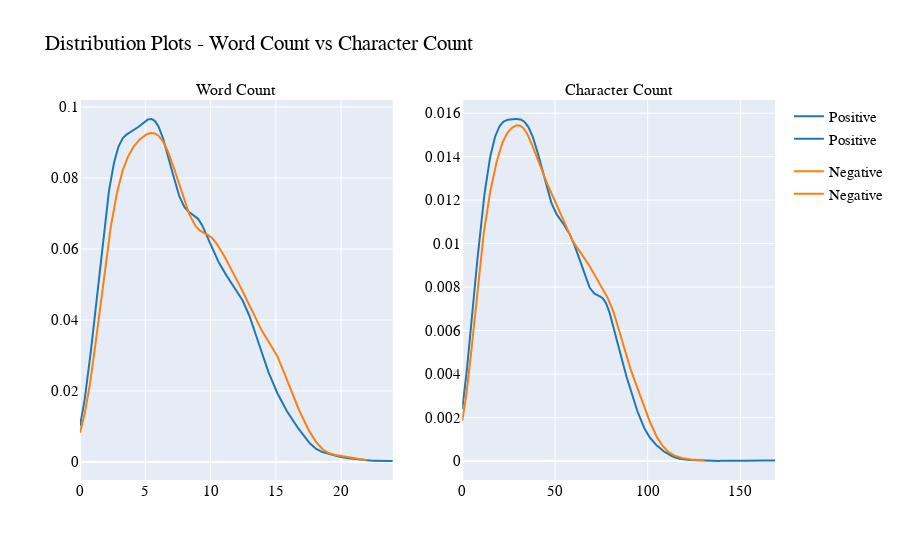

Notebook source saved alongside this figure:
### Code cell
# Create distribution plots for word count and character count for positive and negative tweets
fig_words = ff.create_distplot(
    [df[df['Sentiment'] == 1]['Word_Count'], df[df['Sentiment'] == 0]['Word_Count']],
    ['Positive', 'Negative'],
    bin_size=25,
    show_hist=False,
    show_rug=False
)

fig_chars = ff.create_distplot(
    [df[df['Sentiment'] == 1]['Character_Count'], df[df['Sentiment'] == 0]['Character_Count']],
    ['Positive', 'Negative'],
    bin_size=25,
    show_hist=False,
    show_rug=False
)

# Set titles and labels for the distribution plots
fig_chars.update_layout(title="Distribution Plot on Character Count", xaxis_title="Number of Characters", yaxis_title="Frequency")
fig_words.update_layout(title="Distribution Plot on Word Count", xaxis_title="Number of Words", yaxis_title="Frequency")

# Combine the plots in a 2-column layout
fig = make_subplots(rows=1, cols=2, subplot_titles=["Word Count", "Character Count"])
fig.add_trace(fig_words['data'][0], row=1, col=1)
fig.add_trace(fig_words['data'][1], row=1, col=1)
fig.add_trace(fig_chars['data'][0], row=1, col=2)
fig.add_trace(fig_chars['data'][1], row=1, col=2)

# Update overall layout and show the plot
fig.update_layout(title_text="Distribution Plots - Word Count vs Character Count", showlegend=True, font=dict(family="Arial", size=15, color="black"))
fig.show()

### Figure 1 — Plotly figure (JSON) as saved in the notebook; plotly's stock layout.template omitted (floating-point values rounded to 4 significant figures; data arrays with more than 128 entries replaced by an {"elided": "..."} marker saying what was removed)
{"data": [{"legendgroup": "Positive", "marker": {"color": "rgb(31, 119, 180)"}, "mode": "lines", "name": "Positive", "showlegend": true, "type": "scatter", "x": {"elided": "500 float values"}, "xaxis": "x", "y": {"elided": "500 float values"}, "yaxis": "y"}, {"legendgroup": "Negative", "marker": {"color": "rgb(255, 127, 14)"}, "mode": "lines", "name": "Negative", "showlegend": true, "type": "scatter", "x": {"elided": "500 float values"}, "xaxis": "x", "y": {"elided": "500 float values"}, "yaxis": "y"}, {"legendgroup": "Positive", "marker": {"color": "rgb(31, 119, 180)"}, "mode": "lines", "name": "Positive", "showlegend": true, "type": "scatter", "x": {"elided": "500 float values"}, "xaxis": "x2", "y": {"elided": "500 float values"}, "yaxis": "y2"}, {"legendgroup": "Negative", "marker": {"color": "rgb(255, 127, 14)"}, "mode": "lines", "name": "Negative", "showlegend": true, "type": "scatter", "x": {"elided": "500 float values"}, "xaxis": "x2", "y": {"elided": "500 float values"}, "yaxis": "y2"}], "layout": {"annotations": [{"font": {"size": 16}, "showarrow": false, "text": "Word Count", "x": 0.225, "xanchor": "center", "xref": "paper", "y": 1, "yanchor": "bottom", "yref": "paper"}, {"font": {"size": 16}, "showarrow": false, "text": "Character Count", "x": 0.775, "xanchor": "center", "xref": "paper", "y": 1, "yanchor": "bottom", "yref": "paper"}], "font": {"color": "black", "family": "Arial", "size": 15}, "showlegend": true, "title": {"text": "Distribution Plots - Word Count vs Character Count"}, "xaxis": {"anchor": "y", "domain": [0, 0.45]}, "xaxis2": {"anchor": "y2", "domain": [0.55, 1]}, "yaxis": {"anchor": "x", "domain": [0, 1]}, "yaxis2": {"anchor": "x2", "domain": [0, 1]}}}
